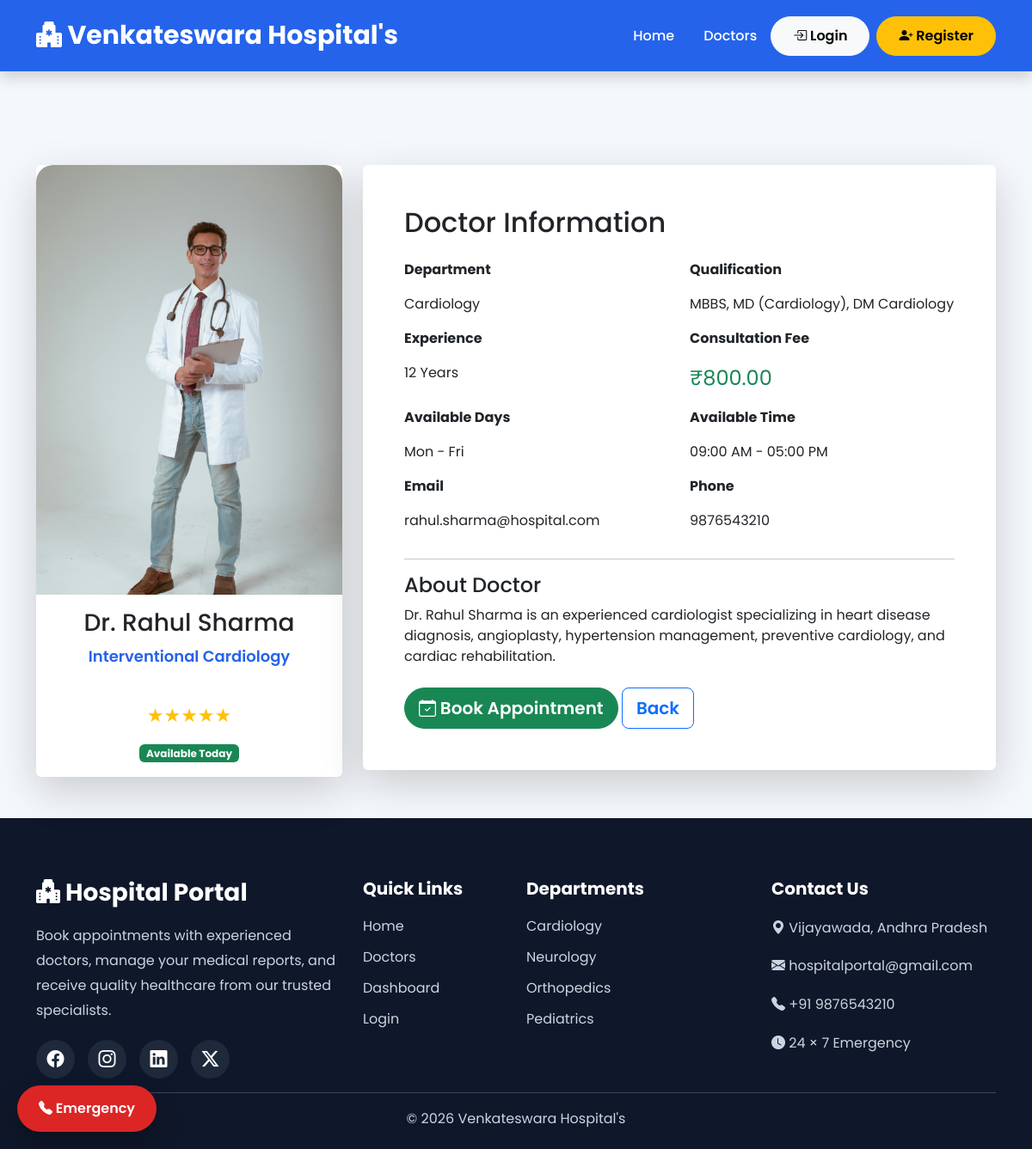
Page /doctor/1/ on the committed database.
### appointments/models.py (models this page shows, shortened)
class Doctor(models.Model):
    DEPARTMENTS = [
        ('CARDIO', 'Cardiology'),
        ('PEDIA', 'Pediatrics'),
        ('ORTHO', 'Orthopedics'),
        ('NEURO', 'Neurology'),
    ]
    name = models.CharField(max_length=100)
    profile_image = models.ImageField(
        upload_to='doctors/',
        default='doctors/default.png'
    )
    department = models.CharField(
        max_length=10,
        choices=DEPARTMENTS
    )
    specialization = models.CharField(max_length=150)
    qualification = models.CharField(max_length=200)
    experience = models.PositiveIntegerField(
        help_text="Experience in Years"
    )
    consultation_fee = models.DecimalField(
        max_digits=8,
        decimal_places=2
    )
    available_days = models.CharField(
        max_length=100,
        default="Monday,Tuesday,Wednesday,Thursday,Friday"
    )
    available_time = models.CharField(
        max_length=100,
        default="09:00 AM - 05:00 PM"
    )
    email = models.EmailField()
    phone = models.CharField(
    max_length=15,
    blank=True,
    default=""
)
    about = models.TextField()
    rating = models.DecimalField(
        max_digits=2,
        decimal_places=1,
        default=5.0
    )
    is_active = models.BooleanField(default=True)
    created_at = models.DateTimeField(auto_now_add=True)
    class Meta:
        ordering = ['name']

### appointments/views.py (the view)
def doctor_detail(request, pk):
    doctor = get_object_or_404(
        Doctor,
        id=pk
    )
    return render(
        request,
        "doctors/doctor_detail.html",
        {
            "doctor": doctor
        }
    )

### templates/doctors/doctor_detail.html (shortened to what this page needs)
{% extends 'base.html' %}
{% load static %}
{% block content %}
<section class="py-5 mt-5">
<div class="container">
<div class="row">
<div class="col-lg-4">
<div class="card shadow-lg border-0">
{% if doctor.profile_image %}
<img src="{{ doctor.profile_image.url }}"
class="doctor-image"
alt="{{ doctor.name }}">
{% else %}
<img src="https://placehold.co/500x600?text=Doctor"
class="doctor-image">
{% endif %}
<div class="card-body text-center">
<h3>
Dr. {{ doctor.name }}
</h3>
<p class="speciality">
{{ doctor.specialization }}
</p>
<div class="rating">
★★★★★
</div>
<span class="badge bg-success">
Available Today
</span>
</div>
</div>
</div>
<div class="col-lg-8">
<div class="card shadow-lg border-0">
<div class="card-body p-5">
<h2 class="mb-4">
Doctor Information
</h2>
<div class="row">
<div class="col-md-6">
<p>
<strong>
Department
</strong>
</p>
<p>
{{ doctor.get_department_display }}
</p>
</div>
<div class="col-md-6">
<p>
<strong>
Qualification
</strong>
</p>
<p>
{{ doctor.qualification }}
</p>
</div>
<div class="col-md-6">
<p>
<strong>
Experience
</strong>
</p>
<p>
{{ doctor.experience }} Years
</p>
</div>
<div class="col-md-6">
<p>
<strong>
Consultation Fee
</strong>
</p>
<p class="text-success fs-4">
₹{{ doctor.consultation_fee }}
</p>
</div>
<div class="col-md-6">
<p>
<strong>
Available Days
</strong>
</p>
<p>
{{ doctor.available_days }}
</p>
</div>
<div class="col-md-6">
<p>
<strong>
Available Time
</strong>
</p>
<p>
{{ doctor.available_time }}
</p>
</div>
<div class="col-md-6">
<p>
<strong>
Email
</strong>
</p>
<p>
{{ doctor.email }}
</p>
</div>
<div class="col-md-6">
<p>
<strong>
Phone
</strong>
</p>
<p>
{{ doctor.phone }}
</p>
</div>
</div>
<hr>
<h4>
About Doctor
</h4>
<p>
{{ doctor.about }}
</p>
<div class="mt-4">
<a
href="{% url 'book_appointment' doctor.id %}"
class="btn btn-success btn-lg">
<i class="bi bi-calendar-check"></i>
Book Appointment
</a>
<a
href="{% url 'doctor_list' %}"
class="btn btn-outline-primary btn-lg">
Back
</a>
</div>
</div>
</div>
</div>
</div>
</div>
</section>
{% endblock %}

### static/css/style.css (style rules this page uses)
:root { --primary:#2563eb; --secondary:#10b981; --danger:#ef4444; --warning:#f59e0b; --dark:#0f172a; --light:#f8fafc; --gray:#64748b; --shadow:0 10px 30px rgba(0,0,0,.08); }
* { margin:0; padding:0; box-sizing:border-box; }
body { font-family:'Poppins',sans-serif; background:#f4f7fb; color:#222; overflow-x:hidden; }
html { scroll-behavior:smooth; }
a { text-decoration:none; }
.speciality { color:#2563eb; font-weight:600; min-height:50px; }
.rating { color:#f59e0b; margin-bottom:15px; font-size:18px; }
.btn { font-weight:600; transition:.3s; }
.btn-primary, .btn-success, .btn-danger { border-radius:30px; }
.doctor-image { width:100%; height:320px; object-fit:cover; object-position:top; display:block; border-radius:20px 20px 0 0; }
.doctor-image { width:100%; height:500px; object-fit:cover; object-position:top; }
.rating { font-size:22px; color:#ffc107; margin:15px 0; }
.speciality { color:#2563eb; font-weight:600; font-size:18px; }

### rows in the picture
Doctor: profile_image (placeholder picture), name "Rahul Sharma", specialization "Interventional Cardiology", department "Cardiology", qualification "MBBS, MD (Cardiology), DM Cardiology", experience "12", consultation_fee "800.00", available_days "Mon - Fri", available_time "09:00 AM - 05:00 PM", email "rahul.sharma@hospital.com", phone "9876543210", about "Dr. Rahul Sharma is an experienced cardiologist specializing in heart disease diagnosis, angioplasty, hypertension management, preventive cardiology, and cardiac rehabilitation."
